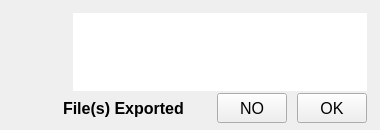
<?xml version="1.0" encoding="UTF-8"?>
<ui version="4.0">
 <class>message_dialog</class>
 <widget class="QDialog" name="message_dialog">
  <property name="windowModality">
   <enum>Qt::ApplicationModal</enum>
  </property>
  <property name="geometry">
   <rect>
    <x>0</x>
    <y>0</y>
    <width>380</width>
    <height>130</height>
   </rect>
  </property>
  <property name="minimumSize">
   <size>
    <width>360</width>
    <height>130</height>
   </size>
  </property>
  <property name="maximumSize">
   <size>
    <width>16777215</width>
    <height>16777215</height>
   </size>
  </property>
  <property name="windowTitle">
   <string>Dialog</string>
  </property>
  <layout class="QVBoxLayout" name="verticalLayout_5">
   <property name="spacing">
    <number>0</number>
   </property>
   <property name="bottomMargin">
    <number>7</number>
   </property>
   <item>
    <layout class="QVBoxLayout" name="verticalLayout_4">
     <property name="spacing">
      <number>0</number>
     </property>
     <item>
      <layout class="QHBoxLayout" name="horizontalLayout_2">
       <item>
        <layout class="QVBoxLayout" name="verticalLayout_2">
         <item>
          <widget class="QLabel" name="label_icon">
           <property name="minimumSize">
            <size>
             <width>60</width>
             <height>60</height>
            </size>
           </property>
           <property name="maximumSize">
            <size>
             <width>60</width>
             <height>60</height>
            </size>
           </property>
           <property name="text">
            <string/>
           </property>
          </widget>
         </item>
         <item>
          <spacer name="verticalSpacer">
           <property name="orientation">
            <enum>Qt::Vertical</enum>
           </property>
           <property name="sizeHint" stdset="0">
            <size>
             <width>20</width>
             <height>40</height>
            </size>
           </property>
          </spacer>
         </item>
        </layout>
       </item>
       <item>
        <widget class="QStackedWidget" name="stackedWidget">
         <property name="currentIndex">
          <number>1</number>
         </property>
         <widget class="QWidget" name="page_message">
          <layout class="QVBoxLayout" name="verticalLayout">
           <property name="spacing">
            <number>2</number>
           </property>
           <property name="leftMargin">
            <number>2</number>
           </property>
           <property name="topMargin">
            <number>2</number>
           </property>
           <property name="rightMargin">
            <number>2</number>
           </property>
           <property name="bottomMargin">
            <number>2</number>
           </property>
           <item>
            <widget class="QLabel" name="label_message">
             <property name="font">
              <font>
               <pointsize>12</pointsize>
               <weight>50</weight>
               <bold>false</bold>
              </font>
             </property>
             <property name="text">
              <string>&lt;html&gt;&lt;head/&gt;&lt;body&gt;&lt;p align=&quot;center&quot;&gt;&lt;br/&gt;&lt;/p&gt;&lt;/body&gt;&lt;/html&gt;</string>
             </property>
             <property name="wordWrap">
              <bool>true</bool>
             </property>
            </widget>
           </item>
          </layout>
         </widget>
         <widget class="QWidget" name="page_file_list">
          <layout class="QVBoxLayout" name="verticalLayout_3">
           <property name="spacing">
            <number>2</number>
           </property>
           <property name="leftMargin">
            <number>2</number>
           </property>
           <property name="topMargin">
            <number>2</number>
           </property>
           <property name="rightMargin">
            <number>2</number>
           </property>
           <property name="bottomMargin">
            <number>2</number>
           </property>
           <item>
            <widget class="QTableWidget" name="tableWidget">
             <property name="font">
              <font>
               <pointsize>12</pointsize>
              </font>
             </property>
             <property name="styleSheet">
              <string notr="true">QScrollBar:vertical {
     width: 6px;

}

QTableView {
   /* selection-background-color: #CDCDCD; */
 selection-background-color: transparent; 
 }

</string>
             </property>
             <property name="frameShape">
              <enum>QFrame::NoFrame</enum>
             </property>
             <property name="verticalScrollBarPolicy">
              <enum>Qt::ScrollBarAsNeeded</enum>
             </property>
             <property name="horizontalScrollBarPolicy">
              <enum>Qt::ScrollBarAsNeeded</enum>
             </property>
             <property name="autoScrollMargin">
              <number>16</number>
             </property>
             <property name="alternatingRowColors">
              <bool>false</bool>
             </property>
             <property name="showGrid">
              <bool>false</bool>
             </property>
             <attribute name="horizontalHeaderVisible">
              <bool>false</bool>
             </attribute>
             <attribute name="horizontalHeaderStretchLastSection">
              <bool>true</bool>
             </attribute>
             <attribute name="verticalHeaderVisible">
              <bool>false</bool>
             </attribute>
             <column>
              <property name="text">
               <string>File Exported</string>
              </property>
             </column>
            </widget>
           </item>
          </layout>
         </widget>
        </widget>
       </item>
      </layout>
     </item>
     <item>
      <layout class="QHBoxLayout" name="horizontalLayout">
       <property name="spacing">
        <number>10</number>
       </property>
       <property name="leftMargin">
        <number>10</number>
       </property>
       <item>
        <spacer name="horizontalSpacer_3">
         <property name="orientation">
          <enum>Qt::Horizontal</enum>
         </property>
         <property name="sizeType">
          <enum>QSizePolicy::Maximum</enum>
         </property>
         <property name="sizeHint" stdset="0">
          <size>
           <width>60</width>
           <height>20</height>
          </size>
         </property>
        </spacer>
       </item>
       <item>
        <widget class="QLabel" name="label_file_export_msg">
         <property name="font">
          <font>
           <pointsize>12</pointsize>
           <weight>75</weight>
           <bold>true</bold>
          </font>
         </property>
         <property name="text">
          <string>File(s) Exported</string>
         </property>
        </widget>
       </item>
       <item>
        <spacer name="horizontalSpacer">
         <property name="orientation">
          <enum>Qt::Horizontal</enum>
         </property>
         <property name="sizeHint" stdset="0">
          <size>
           <width>40</width>
           <height>20</height>
          </size>
         </property>
        </spacer>
       </item>
       <item>
        <widget class="QPushButton" name="pushButton_no">
         <property name="minimumSize">
          <size>
           <width>70</width>
           <height>30</height>
          </size>
         </property>
         <property name="maximumSize">
          <size>
           <width>70</width>
           <height>30</height>
          </size>
         </property>
         <property name="font">
          <font>
           <pointsize>12</pointsize>
          </font>
         </property>
         <property name="focusPolicy">
          <enum>Qt::NoFocus</enum>
         </property>
         <property name="text">
          <string>NO</string>
         </property>
        </widget>
       </item>
       <item>
        <widget class="QPushButton" name="pushButton_yes">
         <property name="minimumSize">
          <size>
           <width>70</width>
           <height>30</height>
          </size>
         </property>
         <property name="maximumSize">
          <size>
           <width>70</width>
           <height>30</height>
          </size>
         </property>
         <property name="font">
          <font>
           <pointsize>12</pointsize>
          </font>
         </property>
         <property name="focusPolicy">
          <enum>Qt::NoFocus</enum>
         </property>
         <property name="text">
          <string>OK</string>
         </property>
        </widget>
       </item>
       <item>
        <spacer name="horizontalSpacer_2">
         <property name="orientation">
          <enum>Qt::Horizontal</enum>
         </property>
         <property name="sizeType">
          <enum>QSizePolicy::Maximum</enum>
         </property>
         <property name="sizeHint" stdset="0">
          <size>
           <width>20</width>
           <height>20</height>
          </size>
         </property>
        </spacer>
       </item>
      </layout>
     </item>
    </layout>
   </item>
  </layout>
 </widget>
 <resources/>
 <connections/>
</ui>
